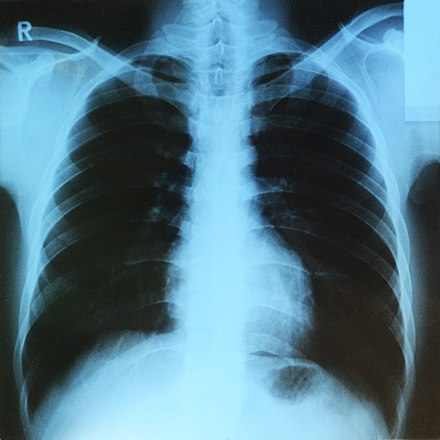
#> input picture images/440px-Lung_X-ray.jpg, 440 x 440 px, found by its file name
$ python equalize.py
#> lines starting #> are read from the running program, lines starting #| are printed output that depends on the picture
import numpy as np
import cv2

image = cv2.imread("D:/Github/python-opencv/images/440px-Lung_X-ray.jpg")
#> image is the input picture: shape (440, 440, 3); mean B, G, R 136.7, 120.4, 82.4
cv2.imshow("Original", image)
cv2.waitKey(0)

image = cv2.cvtColor(image, cv2.COLOR_BGR2GRAY) # convert the image to gray
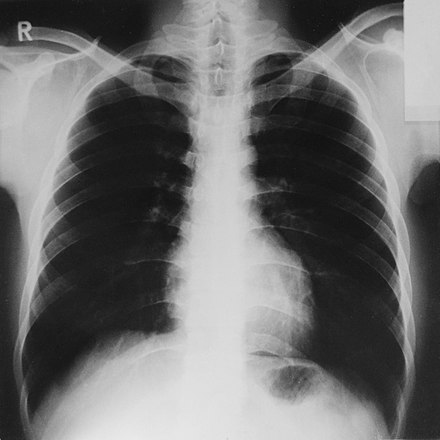
#> image: shape (440, 440); min 15, max 234, mean 110.9

eq = cv2.equalizeHist(image) # perform histogram equalization
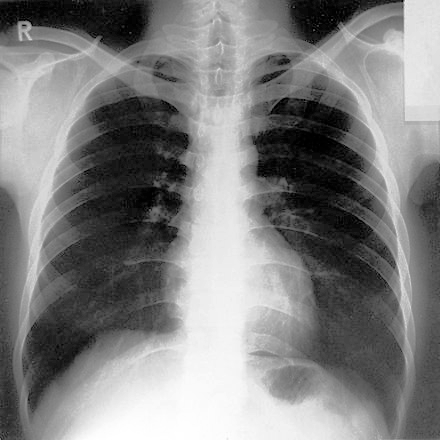
#> eq: shape (440, 440); min 0, max 255, mean 128.6

cv2.imshow("Hist equalization", np.hstack([image, eq])) # show graycaled image and equalized one
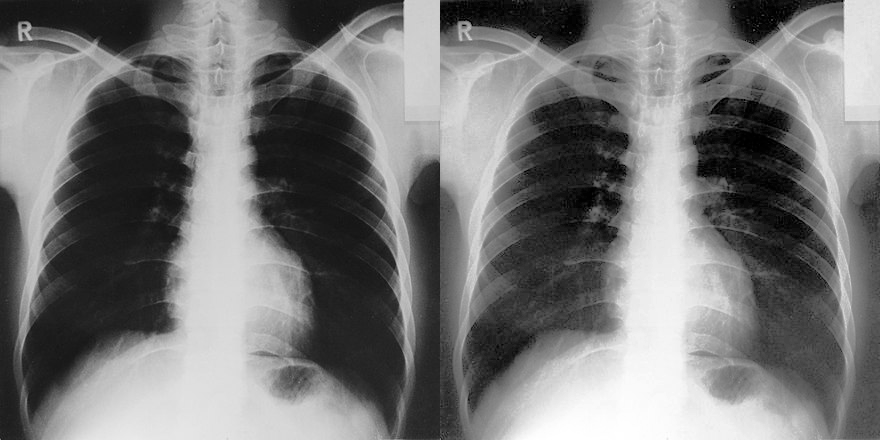
#> window 'Hist equalization': shape (440, 880); min 0, max 255, mean 119.7
cv2.waitKey(0)
